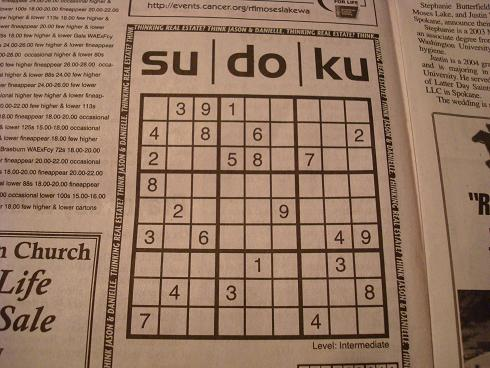
#> input picture trial-images/sudoku 3.png, 490 x 368 px; its folder holds 4 pictures in this run
$ python imgProcessing.py
#> lines starting #> are read from the running program, lines starting #| are printed output that depends on the picture; after the words box and inside, x2 and y2 are one past the last pixel; in counts of white or black regions, pixels touching at a corner belong together
#> in main, Sudoku_Image is the input picture: shape (368, 490, 3); mean B, G, R 99.6, 120.7, 150.8
import numpy as np
from scipy.interpolate import griddata
import cv2
from collections import deque


def imgPreProcess(Sudoku_Image):
    Modified_Sudoku_Image = cv2.cvtColor(Sudoku_Image,cv2.COLOR_BGR2GRAY)
    #cv2.imshow("Modified_Sudoku_Image.png", Modified_Sudoku_Image)
    ###We convert the image to B&W format to easily be able to extract info
    Modified_Sudoku_Image = cv2.GaussianBlur(Modified_Sudoku_Image,(5,5),0)
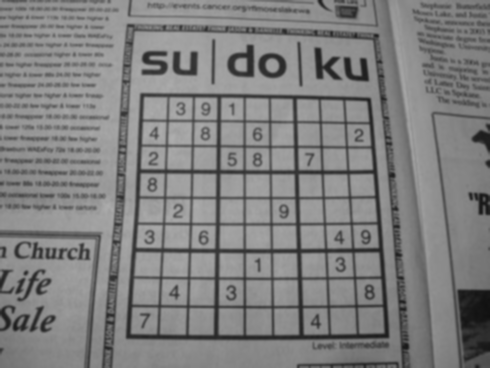
#> Modified_Sudoku_Image: shape (368, 490); min 16, max 174, mean 127.3
    #cv2.imshow("Modified_Sudoku_Image.png", Modified_Sudoku_Image)
    ###Gaussian Blur is applied to remove any noise from the image
    ###https://www.youtube.com/watch?v=C_zFhWdM4ic
    ###cv2.GaussianBlur(src, ksize, sigmaX[, dst[, sigmaY[, borderType]]])
    ###(src) ~input image
    ###(ksize) ~kernal size
    ###(sigmaX, sigmaY) ~.indicate the standard deviation in the x and y directions,
    ## .making both of them 0 means the gaussian kernal is automatically calculated
    Modified_Sudoku_Image = cv2.adaptiveThreshold(Modified_Sudoku_Image,255,1,1,19,5)
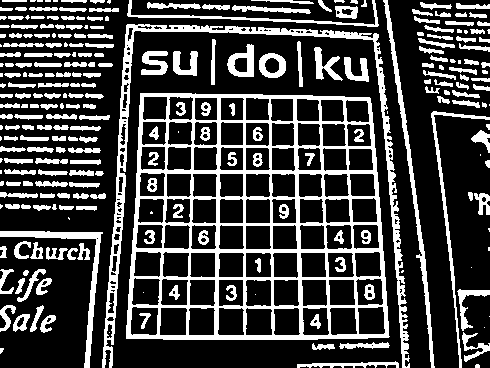
#> Modified_Sudoku_Image: shape (368, 490); 26% white; 262 white regions (46 under 20 px)
    #cv2.imshow("Modified_Sudoku_Image.png", Modified_Sudoku_Image)
    ###Adaptive Thresholding is done to adjust for different lighting conditions
    ###cv2.adaptiveThreshold(src, maxValue, adaptiveMethod, thresholdType, blockSize, C[, dst])
    ###(src) ~input image
    ###(maxValue) ~value assigned to pixels for which the contdition is satisfied
    ###(adaptiveMehod) ~ADAPTIVE_THRESH_MEAN_C == 0; ADAPTIVE_THRESH_GAUSSIAN_C == 1
    ###(thresholdType) ~THRESH_BINARY == 0; THRESH_BINARY_INV == 1
    ###(blockSize) ~.something like the kernal size
    ###(C) ~Constant subtracted from the mean or weighted mean ~.to clear the noise
    #cv2.imshow('Modified_Sudoku_Image', Modified_Sudoku_Image)
    return Modified_Sudoku_Image


def findSquare(Modified_Sudoku_Image):
    Temp_Image = Modified_Sudoku_Image.copy()
    #cv2.imshow('Temp_Image', Temp_Image)
    ###Create a copy of the Modified_Sudoku_Image to implement cv2.findContours() on,
    ## since after applying this method the image gets distorted for some reason.
    ###We are using the .copy() method to create the image since using something like
    ## img1 = img2, simply creates an object pointing to the original one. So altering
    ## either of the images also alters the other image and hence using it makes no sense
    Contours, Hierarchy = cv2.findContours(Temp_Image, cv2.RETR_LIST, cv2.CHAIN_APPROX_SIMPLE)
#> Contours = 437 contours, 125 with area under 20; largest, box (x1, y1, x2, y2) and area: (126, 93, 390, 340) 60086, (102, 24, 410, 368) 5486, (383, 0, 435, 368) 1216, (0, 231, 103, 368) 1100, (159, 307, 188, 336) 738
    #OGimg = cv2.cvtColor(Temp_Image,cv2.COLOR_GRAY2RGB)
    #cv2.drawContours(OGimg,Contours,-1,(0,255,0),1)
    #cv2.imshow("Modified_Sudoku_Image.png", OGimg)
    ###Find the contours in the image
    ###cv2.findContours(image, mode, method[, contours[, hierarchy[, offset]]])
    ###(image) ~input binary image
    ###Refer the link below for more info
    ##http://docs.opencv.org/2.4/modules/imgproc/doc/structural_analysis_and_shape_descriptors.html#findcontours
    Required_Square_Contour = None
    Required_Contour_Area = 0
    for Contour in Contours:
        Contour_Area = cv2.contourArea(Contour)
        ###Calculates the area enclosed by the vector of 2D points denoted by
        ## the variable Contour
        if Contour_Area > 500:
            if Contour_Area > Required_Contour_Area:
                Required_Contour_Area = Contour_Area
                Required_Square_Contour = Contour
#> this loop made 437 passes
#> (Contour_Area, Required_Contour_Area) on passes 22, 27, 28, 94, 269: (700, 700), (710.5, 710.5), (738.5, 738.5), (1100, 1100), (60086, 60086)
#> Contour_Area on passes 2, 5, 6, 9, 12, 15: 252, 73.5, 170, 203.5, 67.5, 28.5
#> after the loop, Required_Contour_Area = 60086; Required_Square_Contour = contour of 88 points, box (x1, y1, x2, y2) (126, 93, 390, 340), area 60086
    ###Code for finding out the largest contour (on the basis of area)
    Perimeter_of_Contour = cv2.arcLength(Required_Square_Contour, True)
#> Perimeter_of_Contour = 994.2
    ###Calculates a contour perimeter or a curve length
    ###cv2.arcLength(curve, closed)
    ###(curve) ~Input vector of 2D points
    ###(closed) ~Flag indicating whether the curve is closed or not
    Temp_Square_Countour = cv2.approxPolyDP(Required_Square_Contour, 0.05*Perimeter_of_Contour, True)
#> Temp_Square_Countour = [[140, 93], [126, 338], [389, 336], [369, 97]]
    ###Approximates a polygonal curve(s) with the specified precision
    ###cv2.approxPolyDP(curve, epsilon, closed[, approxCurve])
    Temp_Square_Countour = Temp_Square_Countour.tolist()
#> Temp_Square_Countour = [[[140, 93]], [[126, 338]], [[389, 336]], [[369, 97]]]
    Approx_Square_Countour = []
    for Temp_Var_1 in Temp_Square_Countour:
        for Temp_Var_2 in Temp_Var_1:
            Temp_Var_2[0], Temp_Var_2[1] = Temp_Var_2[1], Temp_Var_2[0]
            Approx_Square_Countour.append(Temp_Var_2)
#> this loop made 4 passes
#> after the loop, Approx_Square_Countour = [[93, 140], [338, 126], [336, 389], [97, 369]]; Temp_Var_2 = [97, 369]
    ###Temp_Square_Countour has the coordinates inside a list within a list,
    ## hence to extract it we're doing this. Also we're changing (row, column) i.e.
    ## (y, x) to (column, row) i.e. (x, y)
    ###This was done because the griddata function from the scipy library
    ## takes in values as (column, row) i.e. (x,y) instead of (row, column) i.e (y,x)
    Approx_Square_Countour = deque(Approx_Square_Countour)
    ###Applying deque function on anything converts it into a queue and we can use
    ## functions like popleft() etc on it, as if it were a queue
    Min_Sum = 9999999
    ###Initialized to a fairly large number as we want minimum
    Counter = -1
    ###Used as counter to keep tract of the iteration number so that the
    ## location of top-left coordinate can be stored in the variable Loc
    Loc = 0
    for i in Approx_Square_Countour:
        Counter+=1
        if Min_Sum > sum(i):
            Min_Sum = sum(i)
            Loc = Counter
#> this loop made 4 passes
#> (i, Min_Sum, Loc) on pass 1: ([93, 140], 233, 0)
#> after the loop, Counter = 3; Loc = 0; Min_Sum = 233
    if Loc != 0:
        for i in range(0,Loc):
             Approx_Square_Countour.append(Approx_Square_Countour[0])
             Approx_Square_Countour.popleft()
    ###If the sum of the x and y coordinates is minimum it would automatically
    ## mean that the coordinate refers to the top-left point of the square.
    ###We know the coordinates of the square are stored in a cyclic fashion,
    ## hence if we know the location of the top-left coordinate then we can
    ## re-arrage it by appending the 1st coordinate and then poping it.
    ## Example: (4,1,2,3)
    ## Now appending 1st loc we get (4,1,2,3,4)
    ## Now popping 1st loc we get (1,2,3,4) which is the required result
    ## That is what this code does to rearrange the coordinates
    Approx_Square_Countour[1], Approx_Square_Countour[3] = Approx_Square_Countour[3], Approx_Square_Countour[1]
    ###Flipping the location of 1st and 3rd coordinates makes the coordinate
    ## pointer go counter-clockwise. We do this because opencv stores the
    ## coordinate values in a clockwise fashion, however griddata function from
    ## scipy library requires it to be in a counter-clockwise fashion
    #cv2.drawContours(Modified_Sudoku_Image,[Approx_Square_Countour],0,255,10)
    Mask = np.zeros((Modified_Sudoku_Image.shape),np.uint8)
    ###Creates a black image of the same size as the input image
    cv2.drawContours(Mask,[Required_Square_Contour],0,255,-1)
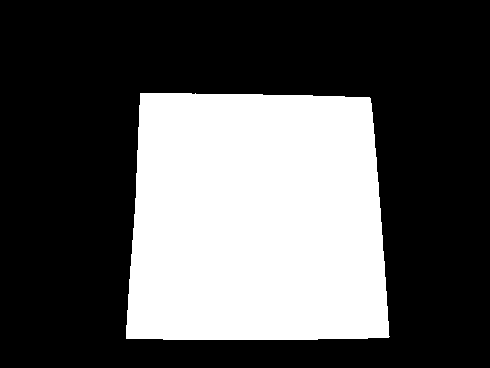
#> Mask: shape (368, 490); 33.6% white; 1 white region, box (x1, y1, x2, y2) and area: (126, 93, 390, 340) 60575
    cv2.drawContours(Mask,[Required_Square_Contour],0,0,2)
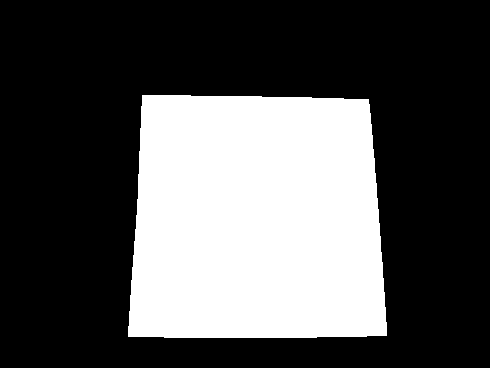
#> Mask: shape (368, 490); 32.5% white; 1 white region, box (x1, y1, x2, y2) and area: (128, 95, 387, 338) 58589
    ###Overwrites the black image with the area of the sudoku in white
    Modified_Sudoku_Image = cv2.bitwise_and(Modified_Sudoku_Image,Mask)
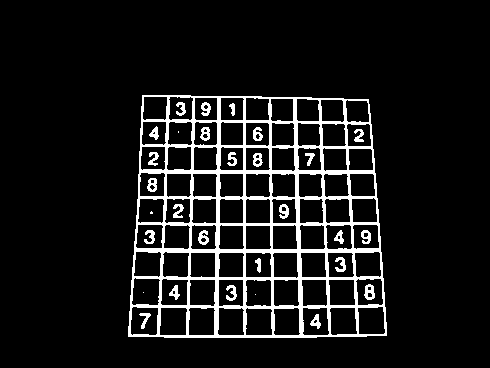
#> Modified_Sudoku_Image: shape (368, 490); 9.2% white; 30 white regions (4 under 20 px), largest, box (x1, y1, x2, y2) and area: (128, 95, 387, 338) 14514, (364, 284, 375, 300) 114, (198, 230, 209, 245) 100
    ###Compares the Modified_Sudoku_Image and the Mask and blackens all parts
    ## of the image other than the sudoku
    #cv2.imshow('Modified_Sudoku_Image', Modified_Sudoku_Image)
    return Modified_Sudoku_Image, Approx_Square_Countour


def stretchSquare(Modified_Sudoku_Image, Square_Contour):
    grid_x, grid_y = np.mgrid[0:449:450j, 0:449:450j]
    ###Creates grid_x such that it is a 2D array having all values equal to their corresponding row value
    ## Creates grid_y such that it is a 2D array having all values equal to their corresponding column value
    destination = np.array([[0,0],[0,449],[449,449],[449,0]])
    ###Denotes the coordinates of the corners of the destination onto which we want to map the sudoku
    source = np.asarray(Square_Contour)
    ###Denotes the coordinates of the corners of the sudoku as present in the source
    grid_z = griddata(destination, source, (grid_x, grid_y), method='cubic')
    map_x = np.append([], [ar[:,1] for ar in grid_z]).reshape(450,450)
    map_y = np.append([], [ar[:,0] for ar in grid_z]).reshape(450,450)
    ###Converts the values to stretch/contract the image and accordingly adjust pixel values
    map_x_32 = map_x.astype('float32')
    map_y_32 = map_y.astype('float32')
    ###Converts the values to the specified type
    Warped_Sudoku_Image = cv2.remap(Modified_Sudoku_Image, map_x_32, map_y_32, cv2.INTER_CUBIC)
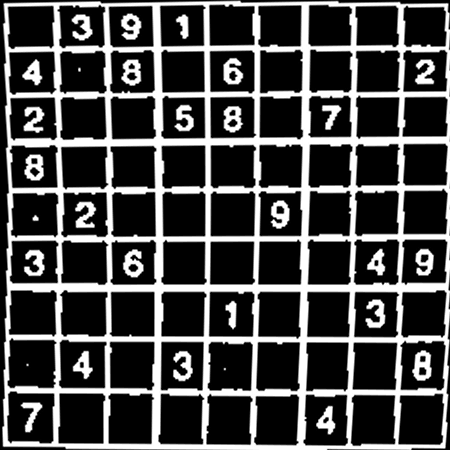
#> Warped_Sudoku_Image: shape (450, 450); min 0, max 255, mean 70.7
    ###Used to remap the sudoku from the original image into a new image of
    ## size 450x450, this size was chosen because identifying each small block becomes easier
    ## since it'll have a size of 50x50
    Warped_Sudoku_Image = cv2.bitwise_not(Warped_Sudoku_Image)
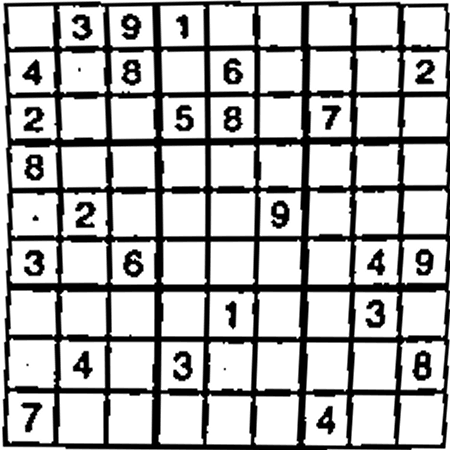
#> Warped_Sudoku_Image: shape (450, 450); min 0, max 255, mean 184.3
    ###Inverts the color scheme
    #cv2.imshow("Warped_Sudoku_Image.png", Warped_Sudoku_Image)
    cv2.imwrite("Temp_Storage/Warped_Sudoku_Image.png", Warped_Sudoku_Image)
    return Warped_Sudoku_Image


def flowChart(Sudoku_Image):
    Modified_Sudoku_Image = imgPreProcess(Sudoku_Image)
    ###Removes noise and converts the image into binary form i.e. 0's and 1's
    Modified_Sudoku_Image, Square_Contour = findSquare(Modified_Sudoku_Image)
    ###Locates the sudoku square and removes all the other stuff around it
    Warped_Sudoku_Image = stretchSquare(Modified_Sudoku_Image, Square_Contour)
    ###Resizes the sudoku square to a new image of 450x450 pixels
    return Warped_Sudoku_Image


def main(file_number):
    ### code for checking output for single image ###
    #'''
    #code for checking output for single image
    Sudoku_Image = cv2.imread('trial-images/sudoku '+str(file_number)+'.png')
    #global OGimg
    #OGimg = Sudoku_Image.copy()
    #cv2.imshow('Sudoku_Image', Sudoku_Image)
    Warped_Sudoku_Image = flowChart(Sudoku_Image)
    #cv2.waitKey(0)
    #cv2.destroyAllWindows()
    '''
    ### code for checking output for all images ###
    #no_of_test_images = 5
    for file_number in range(1,no_of_test_images+1):
        file_name = 'trial-images/sudoku '+str(file_number)+'.png'
        Sudoku_Image = cv2.imread(file_name)
        Warped_Sudoku_Image = flowChart(Sudoku_Image)
        cv2.waitKey(0)
        cv2.destroyAllWindows()
    #'''
    return Warped_Sudoku_Image


if __name__ == "__main__":
    main(3)
